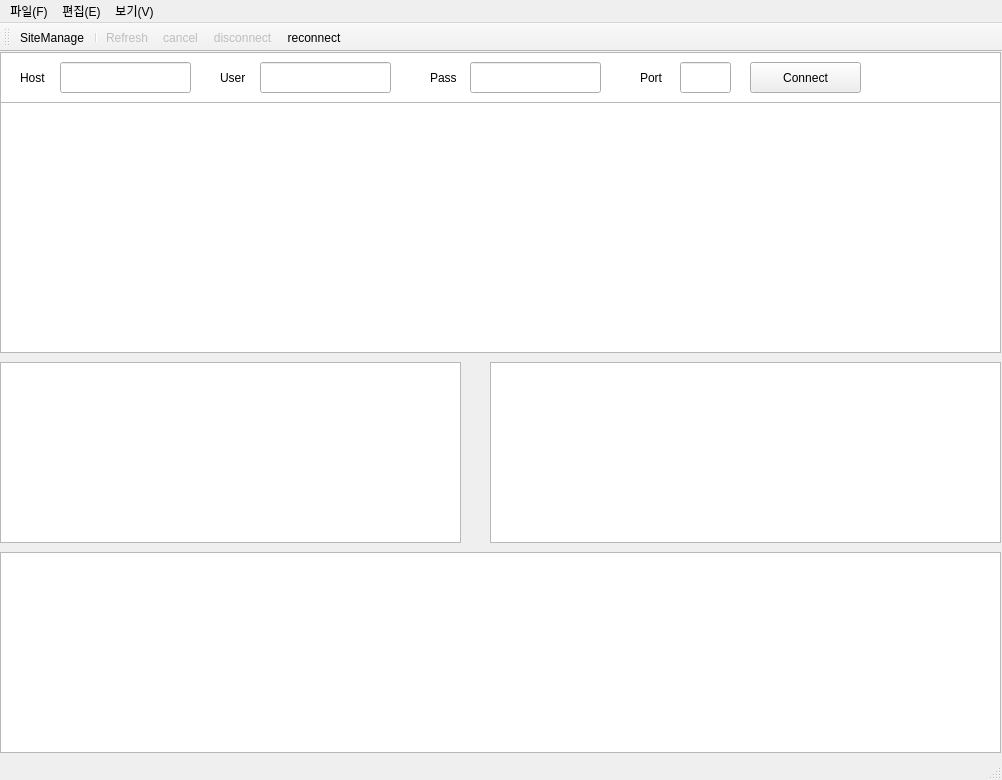
<?xml version="1.0" encoding="UTF-8"?>
<ui version="4.0">
 <class>QtGuiApplication1Class</class>
 <widget class="QMainWindow" name="QtGuiApplication1Class">
  <property name="geometry">
   <rect>
    <x>0</x>
    <y>0</y>
    <width>1002</width>
    <height>780</height>
   </rect>
  </property>
  <property name="windowTitle">
   <string>QtGuiApplication1</string>
  </property>
  <widget class="QWidget" name="centralWidget">
   <widget class="QListWidget" name="listWidget_2">
    <property name="geometry">
     <rect>
      <x>0</x>
      <y>0</y>
      <width>1001</width>
      <height>51</height>
     </rect>
    </property>
   </widget>
   <widget class="QLineEdit" name="hostEdit">
    <property name="geometry">
     <rect>
      <x>60</x>
      <y>10</y>
      <width>131</width>
      <height>31</height>
     </rect>
    </property>
   </widget>
   <widget class="QLabel" name="label">
    <property name="geometry">
     <rect>
      <x>20</x>
      <y>20</y>
      <width>56</width>
      <height>12</height>
     </rect>
    </property>
    <property name="text">
     <string>Host</string>
    </property>
   </widget>
   <widget class="QLabel" name="label_2">
    <property name="geometry">
     <rect>
      <x>220</x>
      <y>20</y>
      <width>56</width>
      <height>12</height>
     </rect>
    </property>
    <property name="text">
     <string>User</string>
    </property>
   </widget>
   <widget class="QLineEdit" name="userEdit">
    <property name="geometry">
     <rect>
      <x>260</x>
      <y>10</y>
      <width>131</width>
      <height>31</height>
     </rect>
    </property>
   </widget>
   <widget class="QLineEdit" name="passEdit">
    <property name="geometry">
     <rect>
      <x>470</x>
      <y>10</y>
      <width>131</width>
      <height>31</height>
     </rect>
    </property>
   </widget>
   <widget class="QLabel" name="label_3">
    <property name="geometry">
     <rect>
      <x>430</x>
      <y>20</y>
      <width>56</width>
      <height>12</height>
     </rect>
    </property>
    <property name="text">
     <string>Pass</string>
    </property>
   </widget>
   <widget class="QLineEdit" name="portEdit">
    <property name="geometry">
     <rect>
      <x>680</x>
      <y>10</y>
      <width>51</width>
      <height>31</height>
     </rect>
    </property>
   </widget>
   <widget class="QLabel" name="label_4">
    <property name="geometry">
     <rect>
      <x>640</x>
      <y>20</y>
      <width>56</width>
      <height>12</height>
     </rect>
    </property>
    <property name="text">
     <string>Port</string>
    </property>
   </widget>
   <widget class="QPushButton" name="conBtn">
    <property name="geometry">
     <rect>
      <x>750</x>
      <y>10</y>
      <width>111</width>
      <height>31</height>
     </rect>
    </property>
    <property name="text">
     <string>Connect</string>
    </property>
   </widget>
   <widget class="QTextEdit" name="textEdit">
    <property name="enabled">
     <bool>true</bool>
    </property>
    <property name="geometry">
     <rect>
      <x>0</x>
      <y>50</y>
      <width>1001</width>
      <height>251</height>
     </rect>
    </property>
    <property name="acceptDrops">
     <bool>false</bool>
    </property>
    <property name="verticalScrollBarPolicy">
     <enum>Qt::ScrollBarAsNeeded</enum>
    </property>
    <property name="tabChangesFocus">
     <bool>true</bool>
    </property>
    <property name="readOnly">
     <bool>true</bool>
    </property>
   </widget>
   <widget class="QTreeView" name="localTree">
    <property name="geometry">
     <rect>
      <x>0</x>
      <y>310</y>
      <width>461</width>
      <height>181</height>
     </rect>
    </property>
   </widget>
   <widget class="QTreeView" name="remoteTree">
    <property name="geometry">
     <rect>
      <x>490</x>
      <y>310</y>
      <width>511</width>
      <height>181</height>
     </rect>
    </property>
   </widget>
   <widget class="QTreeView" name="downlistTree">
    <property name="geometry">
     <rect>
      <x>0</x>
      <y>500</y>
      <width>1001</width>
      <height>201</height>
     </rect>
    </property>
   </widget>
  </widget>
  <widget class="QMenuBar" name="menuBar">
   <property name="geometry">
    <rect>
     <x>0</x>
     <y>0</y>
     <width>1002</width>
     <height>21</height>
    </rect>
   </property>
   <widget class="QMenu" name="menu_F">
    <property name="title">
     <string>파일(F)</string>
    </property>
    <addaction name="SiteManage"/>
    <addaction name="separator"/>
    <addaction name="actionExit"/>
   </widget>
   <widget class="QMenu" name="menu_V">
    <property name="title">
     <string>보기(V)</string>
    </property>
    <addaction name="actionDebug_Mode"/>
   </widget>
   <widget class="QMenu" name="menu_E">
    <property name="title">
     <string>편집(E)</string>
    </property>
    <addaction name="actSetting"/>
   </widget>
   <addaction name="menu_F"/>
   <addaction name="menu_E"/>
   <addaction name="menu_V"/>
  </widget>
  <widget class="QStatusBar" name="statusBar"/>
  <widget class="QToolBar" name="toolBar">
   <property name="enabled">
    <bool>true</bool>
   </property>
   <property name="acceptDrops">
    <bool>false</bool>
   </property>
   <property name="windowTitle">
    <string>toolBar</string>
   </property>
   <property name="iconSize">
    <size>
     <width>24</width>
     <height>24</height>
    </size>
   </property>
   <attribute name="toolBarArea">
    <enum>TopToolBarArea</enum>
   </attribute>
   <attribute name="toolBarBreak">
    <bool>false</bool>
   </attribute>
   <addaction name="SiteManage"/>
   <addaction name="separator"/>
   <addaction name="actionRefresh"/>
   <addaction name="actionCancel"/>
   <addaction name="actionDisconnect"/>
   <addaction name="actionReconnet"/>
  </widget>
  <action name="SiteManage">
   <property name="icon">
    <iconset resource="QtGuiApplication1.qrc">
     <normaloff>:/QtGuiApplication1/SiteManage</normaloff>:/QtGuiApplication1/SiteManage</iconset>
   </property>
   <property name="text">
    <string>SiteManage</string>
   </property>
  </action>
  <action name="actionExit">
   <property name="text">
    <string>Exit</string>
   </property>
  </action>
  <action name="actionDebug_Mode">
   <property name="text">
    <string>Debug Mode</string>
   </property>
  </action>
  <action name="actionRefresh">
   <property name="checkable">
    <bool>false</bool>
   </property>
   <property name="checked">
    <bool>false</bool>
   </property>
   <property name="enabled">
    <bool>false</bool>
   </property>
   <property name="icon">
    <iconset resource="QtGuiApplication1.qrc">
     <normaloff>:/QtGuiApplication1/I:/Skins For GUI Programming/Icon/refresh.png</normaloff>:/QtGuiApplication1/I:/Skins For GUI Programming/Icon/refresh.png</iconset>
   </property>
   <property name="text">
    <string>Refresh</string>
   </property>
  </action>
  <action name="actionCancel">
   <property name="enabled">
    <bool>false</bool>
   </property>
   <property name="icon">
    <iconset resource="QtGuiApplication1.qrc">
     <normaloff>:/QtGuiApplication1/I:/Skins For GUI Programming/Icon/cancel.png</normaloff>:/QtGuiApplication1/I:/Skins For GUI Programming/Icon/cancel.png</iconset>
   </property>
   <property name="text">
    <string>cancel</string>
   </property>
  </action>
  <action name="actionReconnet">
   <property name="icon">
    <iconset resource="QtGuiApplication1.qrc">
     <normaloff>:/QtGuiApplication1/I:/Skins For GUI Programming/Icon/reconnect.png</normaloff>:/QtGuiApplication1/I:/Skins For GUI Programming/Icon/reconnect.png</iconset>
   </property>
   <property name="text">
    <string>reconnect</string>
   </property>
  </action>
  <action name="actionDisconnect">
   <property name="enabled">
    <bool>false</bool>
   </property>
   <property name="icon">
    <iconset resource="QtGuiApplication1.qrc">
     <normaloff>:/QtGuiApplication1/I:/Skins For GUI Programming/Icon/disconnect.png</normaloff>:/QtGuiApplication1/I:/Skins For GUI Programming/Icon/disconnect.png</iconset>
   </property>
   <property name="text">
    <string>disconnect</string>
   </property>
  </action>
  <action name="actSetting">
   <property name="text">
    <string>Setting(S)</string>
   </property>
  </action>
 </widget>
 <layoutdefault spacing="6" margin="11"/>
 <resources>
  <include location="QtGuiApplication1.qrc"/>
 </resources>
 <connections/>
</ui>
